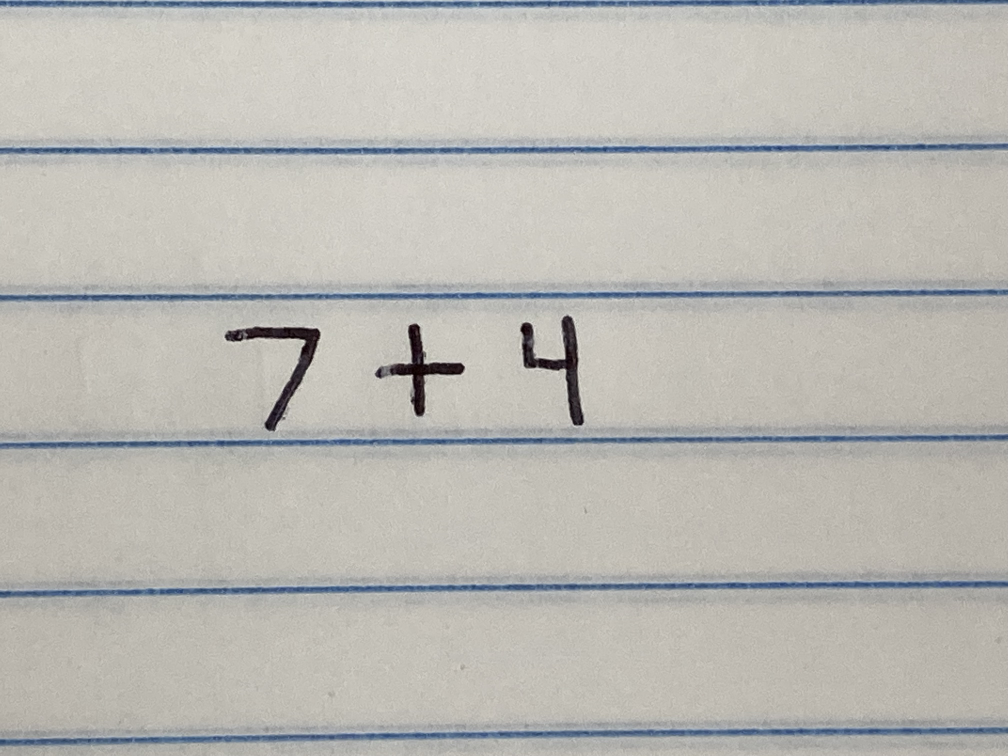
#> input picture EquationSolver/IMG_0315.JPG, 4032 x 3024 px (shown at 1/4 size)
$ python -i character_image_extractor.py   (imports and definitions only)
#> lines starting #> are read from the running program, lines starting #| are printed output that depends on the picture
from skimage.measure import find_contours
from skimage.io import imread
import skimage
import matplotlib.pyplot as plt
from skimage.color import rgb2gray

import numpy as np


from skimage.transform import rescale, resize, downscale_local_mean
from math import floor, ceil

def is_contained(boxes, box):

    x_min, x_max, y_min, y_max = box
    for potential_box in boxes:
        if potential_box == box:
            continue
        pot_x_min, pot_x_max, pot_y_min, pot_y_max = potential_box

        if pot_x_min < x_min and  x_max < pot_x_max and pot_y_min < y_min and  y_max < pot_y_max:
            return True
    return False
def is_small(image, box, margin):
    height, width = image.shape
    x_min, x_max, y_min, y_max = box
    box_height = x_max - x_min
    box_width = y_max - y_min
    return (box_height * box_width)/(height * width) < margin

def search_same_line(boxes, box):
    line_box = []
    x_min, x_max, y_min, y_max = box
    for potential_box in boxes:
        pot_x_min, pot_x_max, pot_y_min, pot_y_max = potential_box
        if (pot_x_min + pot_x_max)/2 > x_min and  x_max > (pot_x_min + pot_x_max)/2:
            line_box.append(potential_box)
    return line_box

def search_same_line_alt(boxes, box):
    line_box = []
    x_min, x_max, y_min, y_max = box
    for potential_box in boxes:
        pot_x_min, pot_x_max, pot_y_min, pot_y_max = potential_box
        if (((pot_x_min + pot_x_max)/2 > x_min and  x_max > (pot_x_min + pot_x_max)/2)
            or ((x_min + x_max)/2 > pot_x_min and pot_x_max  > (x_min + x_max)/2)):
            line_box.append(potential_box)
    return line_box


def character_image_extractor(image, full = False):
    print("Extracting character images...")

    character_images = list()

    # get the edges of the text
    contours = find_contours(image, 0.7)
    bounding_boxes = []

    # find the bounding box of the text
    for contour in contours:
        Xmin = np.min(contour[:,0])
        Xmax = np.max(contour[:,0])
        Ymin = np.min(contour[:,1])
        Ymax = np.max(contour[:,1])

        bounding_boxes.append([Xmin, Xmax, Ymin, Ymax])

    # remove any box that would be contained within another
    # there are issues with 8 and 9 where the inner circles would be their own contour
    bounding_boxes = list(filter(lambda x: not (is_contained(bounding_boxes, x)), bounding_boxes))

    # remove any tiny boxes that result from noise
    # this will avoid issues if there is a small speck close to the center and will avoid unnecessary work from specks being sent to the model
    bounding_boxes = list(filter(lambda x: not (is_small(image, x, 0.0005)), bounding_boxes))

    # order boxes left to right
    sorted_boxes = sorted(bounding_boxes, key = lambda x: x[2])

    x,y = image.shape

    # find the box that is closest to the center
    center_box = sorted(sorted_boxes, key = lambda z: (abs(x//2-(z[0]+z[1])//2) + abs(y//2 - (z[2]+z[3])//2)))[0]

    selection = sorted_boxes
    if not full:
        selection = search_same_line_alt(sorted_boxes, center_box)
    # find all boxes within the same line roughly
    # filters based on the center of a box being
    # within the somewhere within the height range of the searching box
    for box in selection:
        box = list(map(round, box))
        # extract the part of the image within the box
        focus_shape = image[box[0]:box[1], box[2]:box[3]]
        x,y = focus_shape.shape
        x_y_diff = x-y
        scale = (1/max(x,y))*24
        #scale to a 24*n or n*24 image depending on x or y being larger
        image_rescaled = rescale(focus_shape, scale, anti_aliasing=False)

        x,y = image_rescaled.shape
        x_y_diff = x-y
        x_pad = (floor(-min(0, x_y_diff)/2) +2,ceil(-min(0, x_y_diff)/2) +2)
        y_pad = (floor(max(0, x_y_diff)/2) +2,ceil(max(0, x_y_diff)/2) +2)

        # pad the image to become 28 by 28, rounding pixel is added to the right
        image_rescaled = np.pad(image_rescaled, (x_pad, y_pad), 'constant', constant_values=(0,0))
        character_images.append(image_rescaled)


    return character_images

>>> import cv2
>>> picture = cv2.imread('IMG_0315.JPG', cv2.IMREAD_GRAYSCALE)
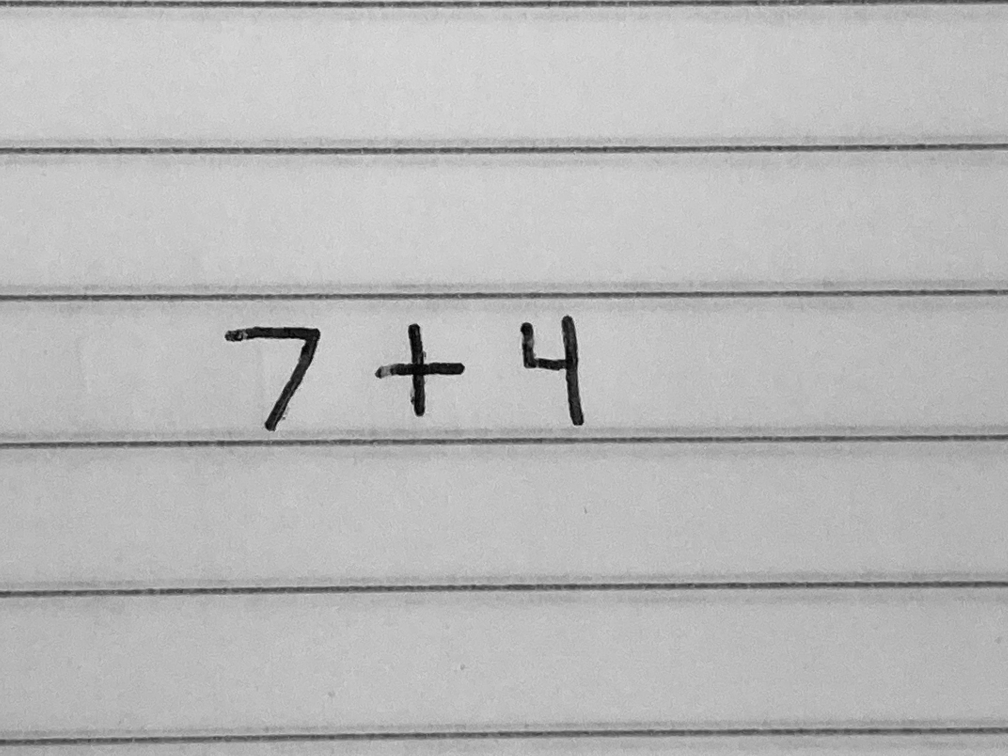
#> picture: shape (3024, 4032) (shown at 1/4 size); min 0, max 234, mean 184.3
>>> result = character_image_extractor(picture)
#> in character_image_extractor, `contours = find_contours(image, 0.7)`: contours = 55 point arrays, longest 33 points
#> the loop in character_image_extractor, `for contour in contours:` made 55 passes
#> (Xmin, Xmax, Ymin, Ymax) on passes 1 to 12: (1311.3, 1312.3, 1672.8, 1673.1), (1319.8, 1320.7, 1156.3, 1157.2), (1330.3, 1334.7, 1656.3, 1658.1), (1331.3, 1333.7, 2095.8, 2097.7), (1343.3, 1346.2, 1152.7, 1159.7), (1343.7, 1344.7, 1647.9, 1649.3), (1346.7, 1349.2, 1167.3, 1174.7), (1347.3, 1349.1, 1140.3, 1145.2), (1347.3, 1348.7, 1270.8, 1271.1), (1348.8, 1349.7, 967, 967.1), (1348.3, 1349.2, 996.6, 1003.7), (1348.8, 1349.2, 1005.3, 1008.7)
#> after the loop in character_image_extractor, `for contour in contours:`: bounding_boxes = 55 items, first 6: [1311.3, 1312.3, 1672.8, 1673.1], [1319.8, 1320.7, 1156.3, 1157.2], [1330.3, 1334.7, 1656.3, 1658.1], [1331.3, 1333.7, 2095.8, 2097.7], [1343.3, 1346.2, 1152.7, 1159.7], [1343.7, 1344.7, 1647.9, 1649.3]
#> the loop in is_contained, `for potential_box in boxes:` made 55 passes
#> the loop in is_contained (call 2), `for potential_box in boxes:` made 55 passes
#> (the run stopped early here; a loop or call above may not have finished)

$ run again, on EquationSolver/IMG_8134.JPG
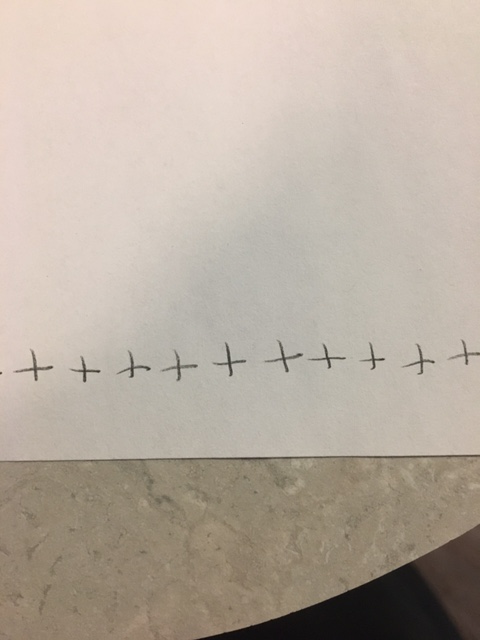
#> input picture EquationSolver/IMG_8134.JPG, 480 x 640 px
#> `picture = cv2.imread('IMG_0315.JPG', cv2.IMREAD_GRAYSCALE)`:
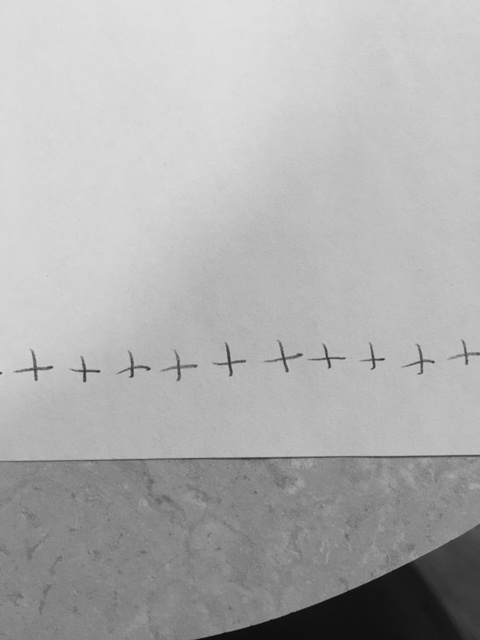
#> picture: shape (640, 480); min 9, max 226, mean 174.8
#> contours = []

$ run again, on EquationSolver/IMG_8136.JPG
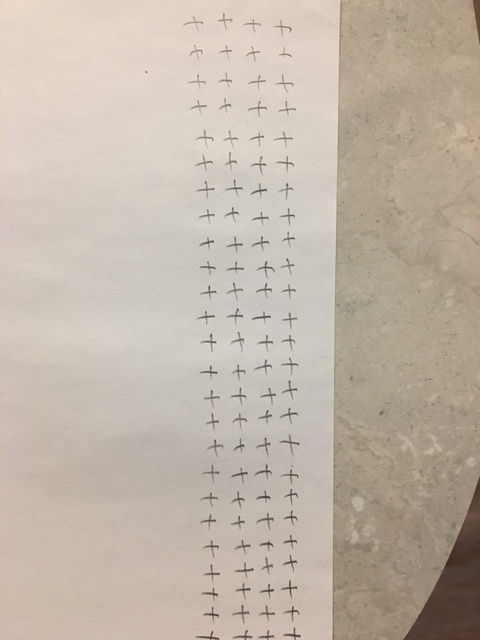
#> input picture EquationSolver/IMG_8136.JPG, 480 x 640 px
#> `picture = cv2.imread('IMG_0315.JPG', cv2.IMREAD_GRAYSCALE)`:
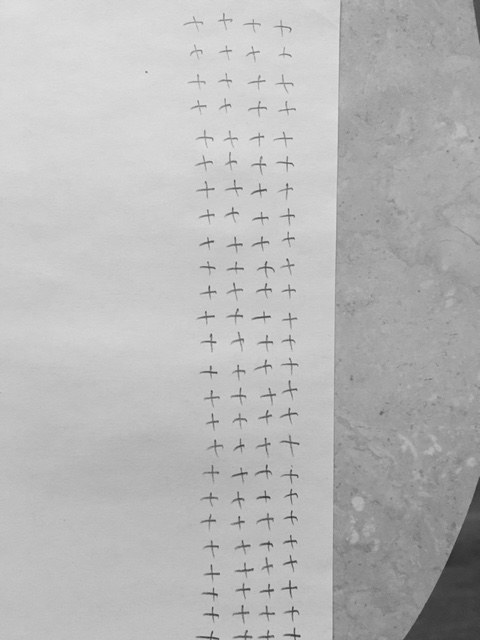
#> picture: shape (640, 480); min 43, max 225, mean 183.7
#> contours = []
